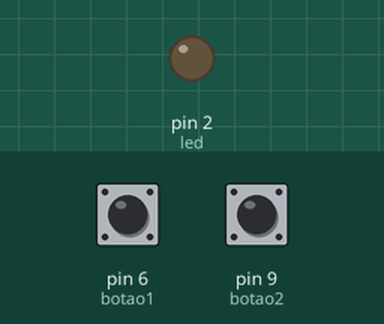
Simulated run of this sketch. Board: Arduino Uno, built with avr-gcc and run on an emulated ATmega328P. On the bench: output pins drawn as LEDs (lit = HIGH). The test bench sets the inputs (shaded band); at power-on: pin 6 (botao1) LOW, pin 9 (botao2) LOW.

Above: at 1.2 s.
1.3 s: pin 6 (botao1) pulled HIGH for 0.15 s
At 2.1 s:
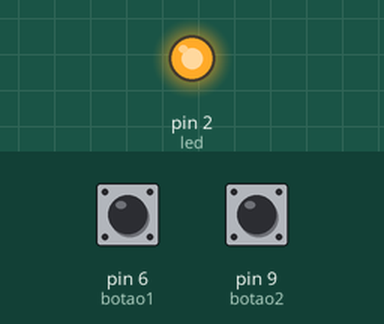
Timing chart, 0 to 4.3 s (numbered marks = the images above; inputs shaded):
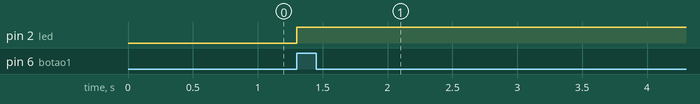

Measured:
- after the input at 1.3 s, pin 2 (led): LOW → HIGH at once

The sketch:

Logica_OU_com_Botoes.ino
```cpp
/*
Este programa aciona um LED quando o "botao1" e o "botao2" estiverem em nível lógico alto (1 - HIGH - 5 V).
*/

#define led 2
#define botao1 6
#define botao2 9

void setup() {
  pinMode(led, OUTPUT);
  pinMode(botao1, INPUT);
  pinMode(botao2, INPUT);
}

void loop() {
  if (digitalRead(botao1) == HIGH or digitalRead(botao2) == HIGH) {
    digitalWrite(led, HIGH);
  }
}
```
